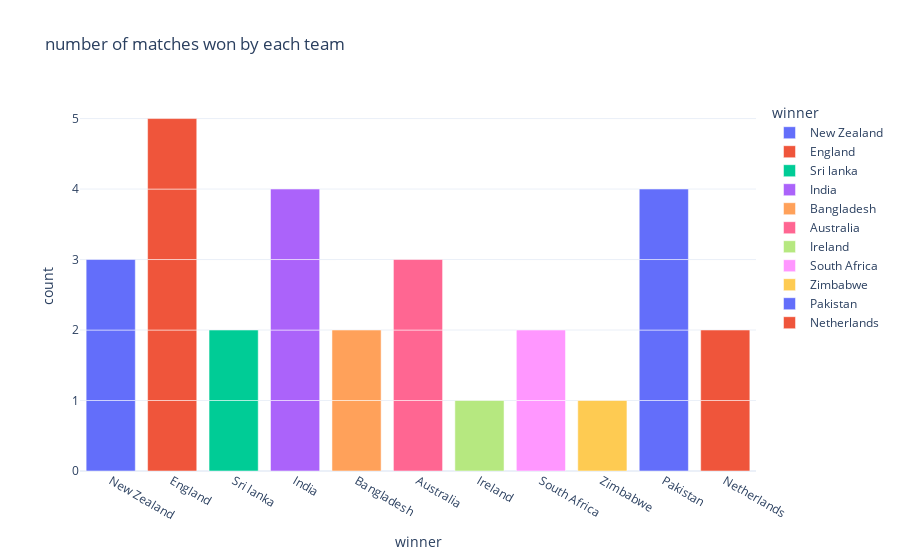

Notebook source saved alongside this figure:
### Code cell
#number of matches won by each team
figure = px.bar(data,
               x=data['winner'],
                color=data['winner'],
               title="number of matches won by each team")
figure.show()

### Figure 1 — Plotly figure (JSON) as saved in the notebook; plotly's stock layout.template omitted (floating-point values rounded to 4 significant figures)
{"data": [{"alignmentgroup": "True", "hovertemplate": "winner=%{x}<br>count=%{y}<extra></extra>", "legendgroup": "New Zealand", "marker": {"color": "#636efa", "pattern": {"shape": ""}}, "name": "New Zealand", "offsetgroup": "New Zealand", "orientation": "v", "showlegend": true, "textposition": "auto", "type": "bar", "x": ["New Zealand", "New Zealand", "New Zealand"], "xaxis": "x", "y": [1, 1, 1], "yaxis": "y"}, {"alignmentgroup": "True", "hovertemplate": "winner=%{x}<br>count=%{y}<extra></extra>", "legendgroup": "England", "marker": {"color": "#EF553B", "pattern": {"shape": ""}}, "name": "England", "offsetgroup": "England", "orientation": "v", "showlegend": true, "textposition": "auto", "type": "bar", "x": ["England", "England", "England", "England", "England"], "xaxis": "x", "y": [1, 1, 1, 1, 1], "yaxis": "y"}, {"alignmentgroup": "True", "hovertemplate": "winner=%{x}<br>count=%{y}<extra></extra>", "legendgroup": "Sri lanka", "marker": {"color": "#00cc96", "pattern": {"shape": ""}}, "name": "Sri lanka", "offsetgroup": "Sri lanka", "orientation": "v", "showlegend": true, "textposition": "auto", "type": "bar", "x": ["Sri lanka", "Sri lanka"], "xaxis": "x", "y": [1, 1], "yaxis": "y"}, {"alignmentgroup": "True", "hovertemplate": "winner=%{x}<br>count=%{y}<extra></extra>", "legendgroup": "India", "marker": {"color": "#ab63fa", "pattern": {"shape": ""}}, "name": "India", "offsetgroup": "India", "orientation": "v", "showlegend": true, "textposition": "auto", "type": "bar", "x": ["India", "India", "India", "India"], "xaxis": "x", "y": [1, 1, 1, 1], "yaxis": "y"}, {"alignmentgroup": "True", "hovertemplate": "winner=%{x}<br>count=%{y}<extra></extra>", "legendgroup": "Bangladesh", "marker": {"color": "#FFA15A", "pattern": {"shape": ""}}, "name": "Bangladesh", "offsetgroup": "Bangladesh", "orientation": "v", "showlegend": true, "textposition": "auto", "type": "bar", "x": ["Bangladesh", "Bangladesh"], "xaxis": "x", "y": [1, 1], "yaxis": "y"}, {"alignmentgroup": "True", "hovertemplate": "winner=%{x}<br>count=%{y}<extra></extra>", "legendgroup": "Australia", "marker": {"color": "#FF6692", "pattern": {"shape": ""}}, "name": "Australia", "offsetgroup": "Australia", "orientation": "v", "showlegend": true, "textposition": "auto", "type": "bar", "x": ["Australia", "Australia", "Australia"], "xaxis": "x", "y": [1, 1, 1], "yaxis": "y"}, {"alignmentgroup": "True", "hovertemplate": "winner=%{x}<br>count=%{y}<extra></extra>", "legendgroup": "Ireland", "marker": {"color": "#B6E880", "pattern": {"shape": ""}}, "name": "Ireland", "offsetgroup": "Ireland", "orientation": "v", "showlegend": true, "textposition": "auto", "type": "bar", "x": ["Ireland"], "xaxis": "x", "y": [1], "yaxis": "y"}, {"alignmentgroup": "True", "hovertemplate": "winner=%{x}<br>count=%{y}<extra></extra>", "legendgroup": "South Africa", "marker": {"color": "#FF97FF", "pattern": {"shape": ""}}, "name": "South Africa", "offsetgroup": "South Africa", "orientation": "v", "showlegend": true, "textposition": "auto", "type": "bar", "x": ["South Africa", "South Africa"], "xaxis": "x", "y": [1, 1], "yaxis": "y"}, {"alignmentgroup": "True", "hovertemplate": "winner=%{x}<br>count=%{y}<extra></extra>", "legendgroup": "Zimbabwe", "marker": {"color": "#FECB52", "pattern": {"shape": ""}}, "name": "Zimbabwe", "offsetgroup": "Zimbabwe", "orientation": "v", "showlegend": true, "textposition": "auto", "type": "bar", "x": ["Zimbabwe"], "xaxis": "x", "y": [1], "yaxis": "y"}, {"alignmentgroup": "True", "hovertemplate": "winner=%{x}<br>count=%{y}<extra></extra>", "legendgroup": "Pakistan", "marker": {"color": "#636efa", "pattern": {"shape": ""}}, "name": "Pakistan", "offsetgroup": "Pakistan", "orientation": "v", "showlegend": true, "textposition": "auto", "type": "bar", "x": ["Pakistan", "Pakistan", "Pakistan", "Pakistan"], "xaxis": "x", "y": [1, 1, 1, 1], "yaxis": "y"}, {"alignmentgroup": "True", "hovertemplate": "winner=%{x}<br>count=%{y}<extra></extra>", "legendgroup": "Netherlands", "marker": {"color": "#EF553B", "pattern": {"shape": ""}}, "name": "Netherlands", "offsetgroup": "Netherlands", "orientation": "v", "showlegend": true, "textposition": "auto", "type": "bar", "x": ["Netherlands", "Netherlands"], "xaxis": "x", "y": [1, 1], "yaxis": "y"}], "layout": {"barmode": "relative", "legend": {"title": {"text": "winner"}, "tracegroupgap": 0}, "title": {"text": "number of matches won by each team"}, "xaxis": {"anchor": "y", "categoryarray": ["New Zealand", "England", "Sri lanka", "India", "Bangladesh", null, "Australia", "Ireland", "South Africa", "Zimbabwe", "Pakistan", "Netherlands"], "categoryorder": "array", "domain": [0, 1], "title": {"text": "winner"}}, "yaxis": {"anchor": "x", "domain": [0, 1], "title": {"text": "count"}}}}
